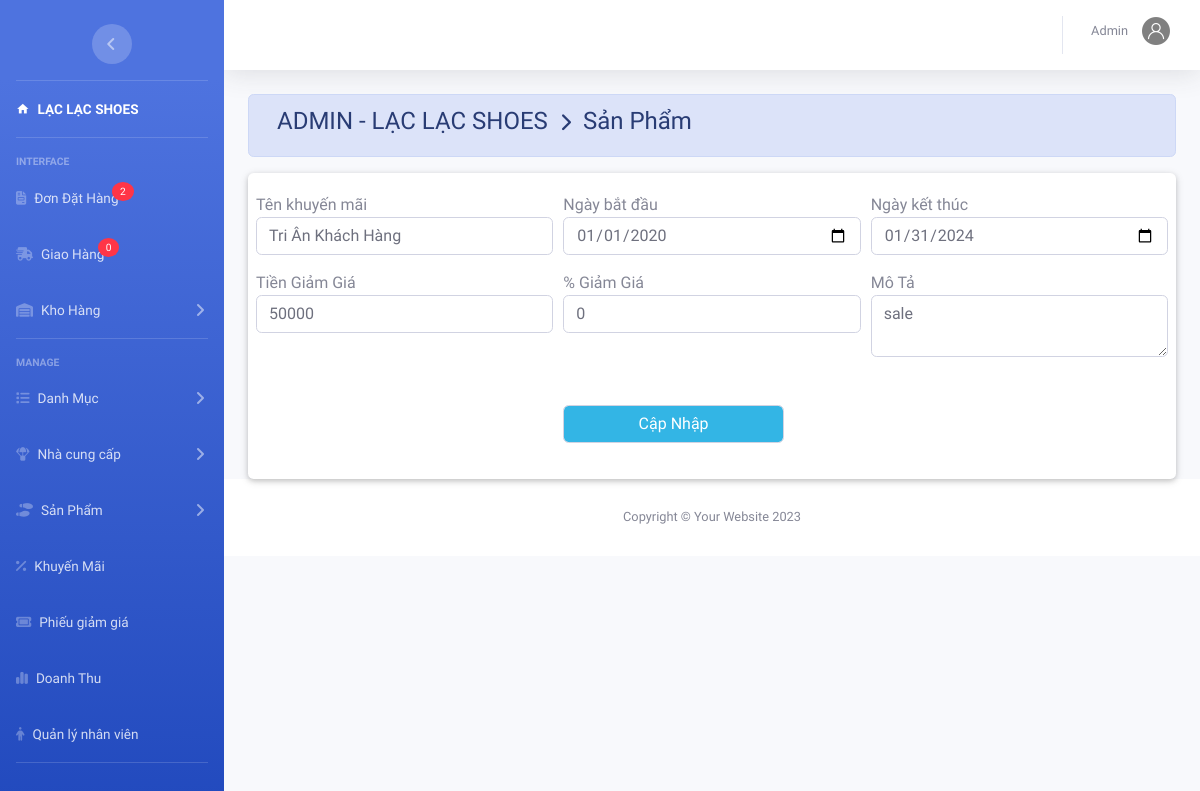
Screenshot of /admin/index.php?action=khuyenmai&view=sua&makm=1 (signed in) with the database file from the repository.
### tables this page shows
CREATE TABLE `khuyenmai` (
  `MaKM` int(11) NOT NULL,
  `TenKM` varchar(50) DEFAULT NULL,
  `MoTa` varchar(11) DEFAULT NULL,
  `KM_PT` int(5) DEFAULT NULL,
  `TienKM` decimal(10,0) DEFAULT NULL,
  `NgayBD` date DEFAULT NULL,
  `NgayKT` date DEFAULT NULL
);

### admin/khuyenmai/sua.php (the view, shortened to what this page needs)
<?php
    $id=$_GET['makm'];
    $sql_sua="SELECT * FROM `khuyenmai` WHERE MaKM=$id";
    $rs_sua=mysqli_query($conn,$sql_sua);
    $kq=mysqli_fetch_array($rs_sua)
?>
<div class="container-fluid">
    <div class=" alert alert-primary">
      <h4 class="page-title">
         ADMIN - LẠC LẠC SHOES &#160;<i class="fas fa-chevron-right" style="font-size: 18px"></i>&#160; Sản Phẩm</h4>
    </div>
    <div class="card card-body ">
        <div class="row">
            <form class="form-row " method="GET" action="khuyenmai/xuly.php" enctype="multipart/form-data">
    <div class="form-group col-sm-4">
        <label class="m-auto" for="th">Tên khuyến mãi</label>
        <input type="text" class="form-control" name="tkm" value="<?php echo $kq['TenKM'] ?>" required>
    </div>
    <div class="form-group col-sm-4">
        <label class="m-auto" for="th">Ngày bắt đầu</label>
        <input type="date" class="form-control" name="nbd" value="<?php echo $kq['NgayBD'] ?>" required>
    </div>
    <div class="form-group col-sm-4">
        <label class="m-auto" for="th">Ngày kết thúc</label>
        <input type="date" class="form-control" name="nkt" value="<?php echo $kq['NgayKT'] ?>" required>
    </div>
    <div class="form-group col-sm-4">
        <label class="m-auto" for="th">Tiền Giảm Giá</label>
        <input type="text" class="form-control" name="t" value="<?php echo $kq['TienKM'] ?>" >
    </div>
    <div class="form-group col-sm-4">
        <label class="m-auto" for="th">% Giảm Giá</label>
        <input type="text" class="form-control" name="pt" value="<?php echo $kq['KM_PT'] ?>" >
    </div>
    <div class="form-group col-sm-4">
        <label class="m-auto" for="th">Mô Tả</label>
        <textarea class="form-control" name="mt"  required><?php echo $kq['MoTa'] ?></textarea>
    </div>
    <div class="form-group col-sm-4 "></div>
    <div class="form-group col-sm-3 "><label for="masv">&emsp;</label><input type="submit" class="form-control badge-info" name="sua" value="Cập Nhập"></div>
 </form>
        </div>
    </div>

### rows the page displays
khuyenmai: tkm "Tri Ân Khách Hàng", nbd "01/01/2020", nkt "01/31/2024", t "50000", pt "0", mt "sale"

### other values shown
$dem "2"
$dem "0"
$nv['TenNV'] "Admin"
